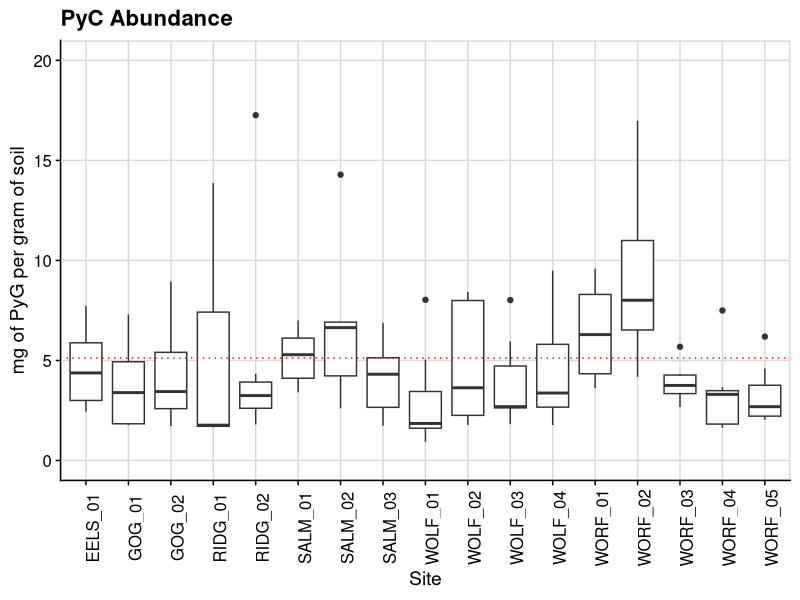

The R source for this figure:
library(tidyverse)
library(cowplot) 
theme_set(theme_cowplot())
library(here)

costech <- read.csv("data/costech_results.csv")

names(costech)

costech <- costech %>%
  rename("depth" = "depth_category",
         "start_weight" = "starting_weight",
         "digest_weight" = "digested_weight")

data <- costech %>%
  filter(type != "std") %>%
  dplyr::select(!c(tin_weight, tray_number, N_percent, 
                   Del_C, Del_N, tray_number.1, Sample_id))

data <- data %>%
  filter(type == "kmd" | type == "raw") %>%
  pivot_wider(names_from = type,
              values_from = c(C_percent, start_weight, digest_weight,
                              sample_weight, mg.Carbon ))

# mg of PyC per gram of soil
data$PyC_mg <- (data$C_percent_kmd * data$digest_weight_kmd) / data$start_weight_kmd *1000 / 100
mean(data$PyC_mg)
sd(data$PyC_mg)

ggplot(data, aes(x = as.factor(site_name), y = PyC_mg)) + 
  geom_boxplot() + ylim(c(0, 20)) + 
  panel_border() + background_grid() + 
  geom_hline(yintercept = 5.12, linetype = "dotted", color = "red" ) + 
  labs(x = "Site", y = "mg of PyG per gram of soil", 
       title = "PyC Abundance") + 
  theme(axis.text.x = element_text(angle = 90))
